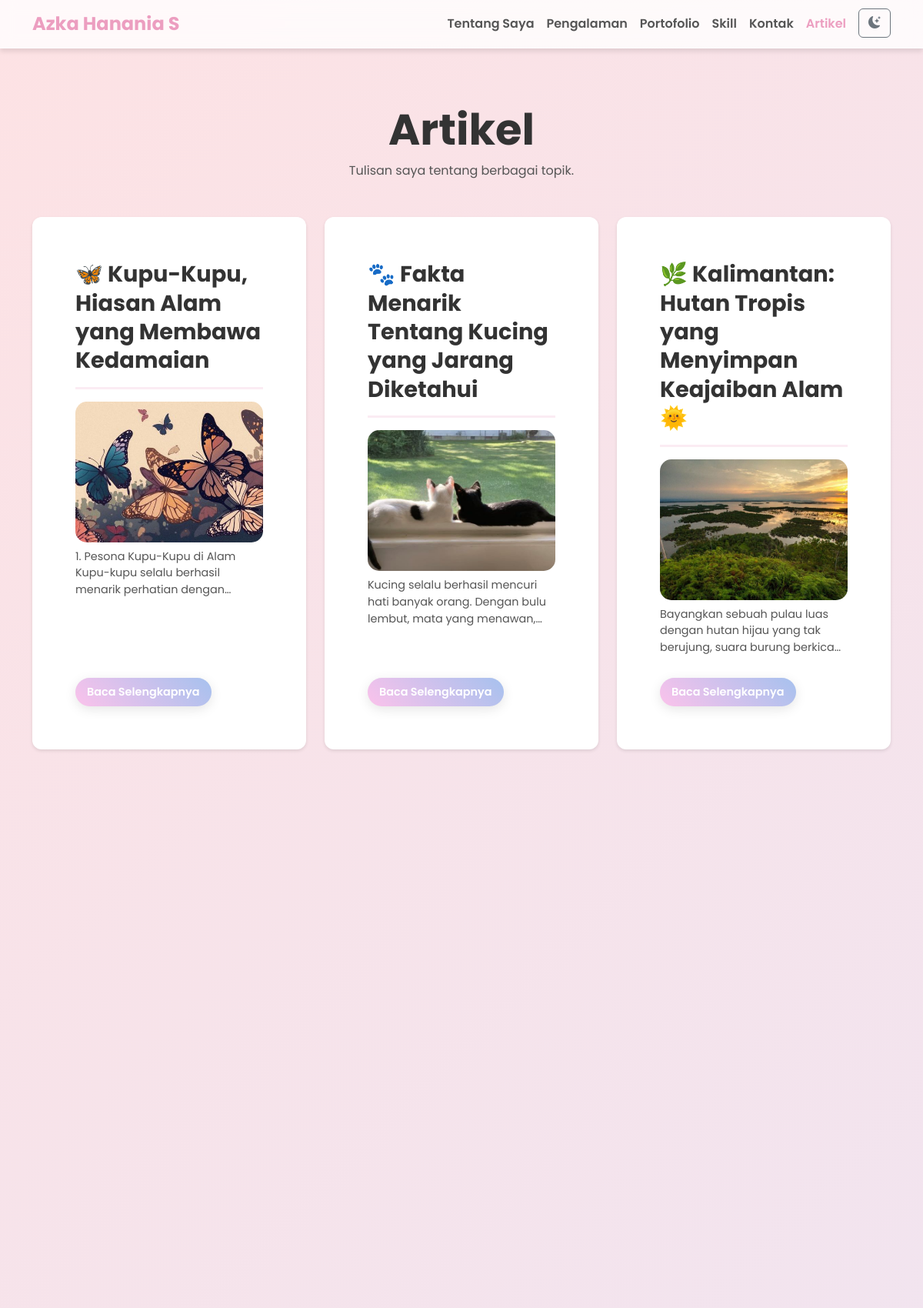
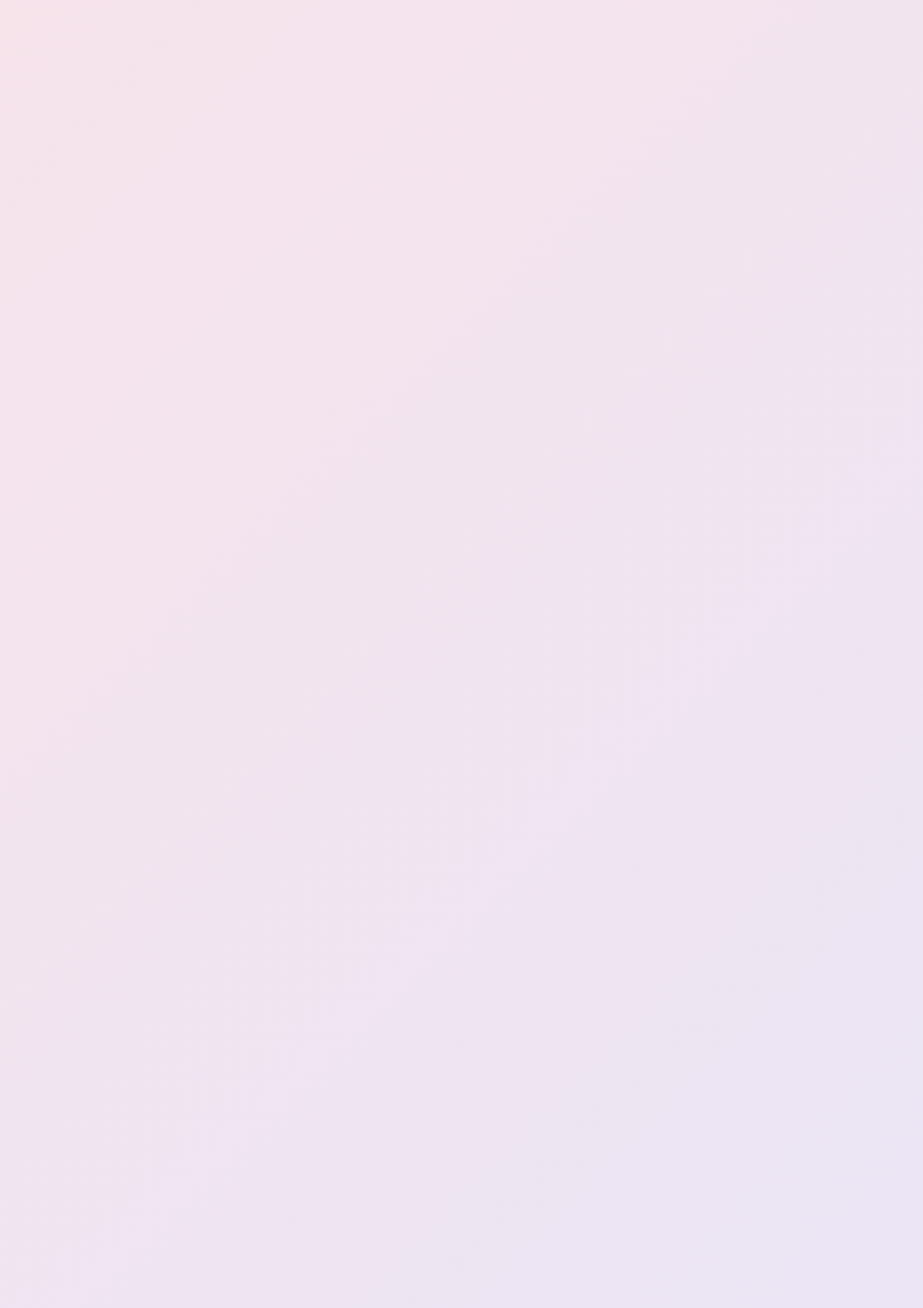
Screenshot of /artikel.php (upper part) with the database file from the repository (2 pictures, top to bottom).
### tables this page shows
CREATE TABLE `articles` (
  `id` int(11) NOT NULL,
  `title` varchar(255) NOT NULL,
  `content` text NOT NULL,
  `image` varchar(255) DEFAULT NULL,
  `created_at` timestamp NOT NULL DEFAULT current_timestamp()
);

### artikel.php (the view, shortened to what this page needs)
<?php
$articles = [];
if (file_exists('config.php')) {
    require_once 'config.php';
    if (isset($pdo)) {
        try {
            $stmt = $pdo->query("SELECT * FROM articles ORDER BY created_at DESC");
            $articles = $stmt->fetchAll();
        } catch (Exception $e) {
            $articles = [];
        }
    }
}
?>
<!DOCTYPE html>
<html lang="id">
<head>
    <link href="https://cdn.jsdelivr.net/npm/bootstrap@5.3.3/dist/css/bootstrap.min.css" rel="stylesheet">
    <link rel="stylesheet" href="https://cdn.jsdelivr.net/npm/bootstrap-icons@1.11.3/font/bootstrap-icons.min.css">
    <link rel="stylesheet" href="style.css">
    <link rel="stylesheet" href="artikel_specific.css">
</head>
<body>
    <nav class="navbar navbar-expand-lg sticky-top">
        <div class="container">
            <a class="navbar-brand" href="index.html">Azka Hanania S</a>
            <div class="collapse navbar-collapse" id="navbarNav">
                <ul class="navbar-nav ms-auto">
                    <li class="nav-item"><a class="nav-link" href="index.html">Tentang Saya</a></li>
                    <li class="nav-item"><a class="nav-link" href="pengalaman.html">Pengalaman</a></li>
                    <li class="nav-item"><a class="nav-link" href="portofolio.html">Portofolio</a></li>
                    <li class="nav-item"><a class="nav-link" href="skill.html">Skill</a></li>
                    <li class="nav-item"><a class="nav-link" href="kontak.html">Kontak</a></li>
                    <li class="nav-item"><a class="nav-link active" href="artikel.php">Artikel</a></li>
                    <li class="nav-item">
                        <button id="theme-switcher" class="btn btn-outline-secondary ms-2"><i class="bi bi-moon-stars-fill"></i></button>
                    </li>
                </ul>
            </div>
        </div>
    </nav>
    <div class="container py-5 mt-4">
        <div class="text-center mb-5 animated-fade-in">
            <h1 class="main-header">Artikel</h1>
            <p class="lead">Tulisan saya tentang berbagai topik.</p>
        </div>
        <div class="row">
            <?php if (empty($articles)): ?>
                <div class="col-12">
                    <div class="soft-card text-center">
                        <p>Belum ada artikel yang dipublikasikan.</p>
                    </div>
                </div>
            <?php else: ?>
                <?php foreach ($articles as $article): ?>
                    <div class="col-md-6 col-lg-4 mb-4 animated-fade-in">
                        <div class="soft-card h-100 article-card">
                            <div class="article-card-inner">
                                <h3 class="card-title-soft"><?= htmlspecialchars($article['title']) ?></h3>
                                <?php if (!empty($article['image'])): ?>
                                    <div class="article-image-container">
                                        <img src="uploads/<?= htmlspecialchars($article['image']) ?>" alt="<?= htmlspecialchars($article['title']) ?>" class="article-card-image">
                                    </div>
                                <?php endif; ?>
                                <p><?= substr(strip_tags(html_entity_decode($article['content'])), 0, 150) ?>...</p>
                                <a href="artikel_detail.php?id=<?= $article['id'] ?>" class="btn btn-custom-gradient">Baca Selengkapnya</a>
                            </div>
                        </div>
                    </div>
                <?php endforeach; ?>
            <?php endif; ?>
        </div>
    </div>
</body>
</html>

### style.css (style rules this page uses)
body { font-family: 'Poppins', sans-serif; background: linear-gradient(135deg, #fde2e4 0%, #e6e6fa 100%); color: #4a4a4a; margin: 0; padding: 0; overflow-x: hidden; }
.navbar { background: rgba(255, 255, 255, 0.8); backdrop-filter: blur(10px); -webkit-backdrop-filter: blur(10px); box-shadow: 0 4px 6px rgba(0, 0, 0, 0.1); font-weight: 600; border-bottom: 1px solid rgba(255, 255, 255, 0.3); }
.navbar-brand { color: #EC9EC0 !important; font-weight: 700; font-size: 1.5rem; }
.nav-link { color: #555 !important; transition: color 0.3s ease; }
.nav-link.active, .nav-link:hover { color: #EC9EC0 !important; }
.container { max-width: 1140px; }
.soft-card { background: rgba(255, 255, 255, 0.7); backdrop-filter: blur(15px); -webkit-backdrop-filter: blur(15px); border-radius: 25px; border: 1px solid rgba(255, 255, 255, 0.2); box-shadow: 0 8px 32px 0 rgba(100, 100, 150, 0.15); padding: 2.5rem; margin-bottom: 2.5rem; transition: transform 0.3s ease, box-shadow 0.3s ease; display: flex; flex-direction: column; height: 100%; }
.main-header { font-weight: 700; color: #333; font-size: 3.5rem; }
.lead { font-weight: 400; color: #555; font-size: 1rem; line-height: 1.5; max-width: 600px; margin: 0.5rem auto 1.5rem auto; }
.card-title-soft { font-weight: 600; color: #EC9EC0; border-bottom: 3px solid rgba(236, 158, 192, 0.2); padding-bottom: 15px; margin-bottom: 25px; font-size: 1.8rem; }
.animated-fade-in { opacity: 0; transform: translateY(20px); transition: opacity 0.6s ease-out, transform 0.6s ease-out; }
.animated-fade-in.is-visible { opacity: 1; transform: translateY(0); }
.btn-custom-gradient { background: linear-gradient(45deg, #fbc2eb 0%, #a6c1ee 100%); border: none; color: white; font-weight: 600; padding: 12px 25px; border-radius: 50px; transition: all 0.3s ease; box-shadow: 0 4px 15px rgba(0, 0, 0, 0.1); }
.soft-card.article-card { overflow: hidden; display: flex; flex-direction: column; }
.soft-card.article-card .card-title-soft { font-weight: 700; font-size: 1.8rem; margin-bottom: 1rem; }
.soft-card.article-card .article-card-image { width: 100%; aspect-ratio: 3 / 2; object-fit: cover; border-radius: 15px; margin-bottom: 1rem; }
.soft-card.article-card .btn-custom-gradient { padding: 8px 15px; font-size: 0.9rem; border-radius: 20px; width: auto; display: inline-block; align-self: flex-start; margin-top: auto; }

### artikel_specific.css (style rules this page uses)
.article-card { background-color: #fff; border-radius: 12px; box-shadow: 0 2px 4px rgba(0, 0, 0, 0.1); overflow: hidden; margin-bottom: 20px; display: flex; flex-direction: column; height: 100%; }
.article-card-inner { padding: 15px; display: flex; flex-direction: column; justify-content: space-between; text-align: left; flex-grow: 1; }
.article-card-inner h3 { margin-bottom: 8px; color: #333; font-size: 1.1em; line-height: 1.3; }
.article-image-container { width: 100%; aspect-ratio: 4 / 3; overflow: hidden; margin-bottom: 8px; }
.article-card-image { width: 100%; height: 100%; object-fit: cover; border-radius: 12px; }
.article-card-inner p { margin-bottom: 8px; color: #555; font-size: 0.9em; line-height: 1.5; max-height: 4.5em; overflow: hidden; text-overflow: ellipsis; display: -webkit-box; -webkit-line-clamp: 3; -webkit-box-orient: vertical; flex-grow: 1; }
.article-card-inner a.btn { background-color: #007bff; border-color: #007bff; color: white; align-self: flex-start; margin-top: auto; padding: 6px 12px; font-size: 0.9em; }

### rows the page displays
articles: title "🦋 Kupu-Kupu, Hiasan Alam yang Membawa Kedamaian", image (picture), content "1. Pesona Kupu-Kupu di Alam Kupu-kupu selalu berhasil menarik perhatian…"
articles: title "🐾 Fakta Menarik Tentang Kucing yang Jarang Diketahui", image (picture), content "Kucing selalu berhasil mencuri hati banyak orang. Dengan bulu lembut, mata yang…"
articles: title "🌿 Kalimantan: Hutan Tropis yang Menyimpan Keajaiban Alam 🌞", image (picture), content "Bayangkan sebuah pulau luas dengan hutan hijau yang tak berujung, suara burung…"
